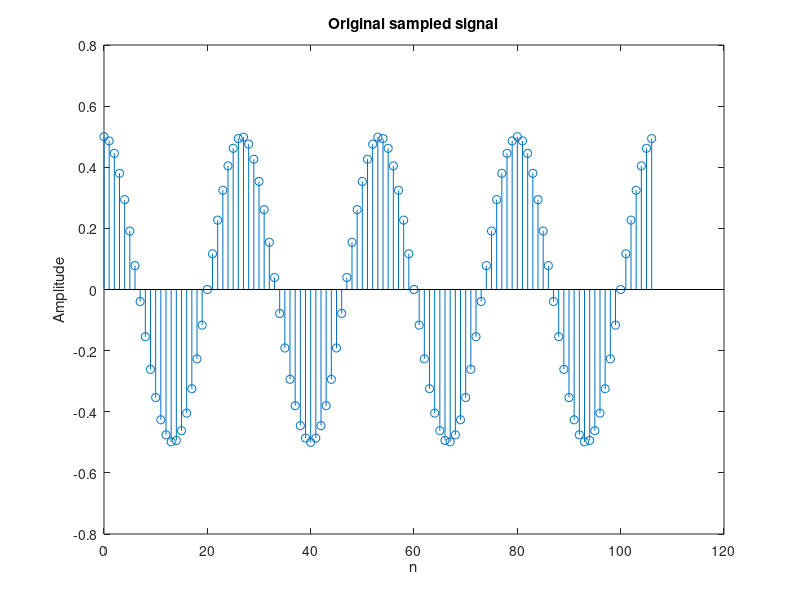

Recreate this plot in MATLAB. (Note: this script raises an error after producing the figure.)
%%Akshat Jethlia     16ucc102

%clear all;
close all;

A=0.5;
f=3000;
Fs=80000;
N=4; %No of cycles
n=0:1:(N*(Fs/f));

X= A*cos(2*pi*n*(f/Fs));

figure;
stem(n,X);
title('Original sampled signal');
xlabel('n');
ylabel('Amplitude');

L=16;
Q=myquantizer(X,L);

%Y = [X,Q];
figure;
stem(n,Q);
title('Quantized signal');
xlabel('n');
ylabel('Amplitude');
